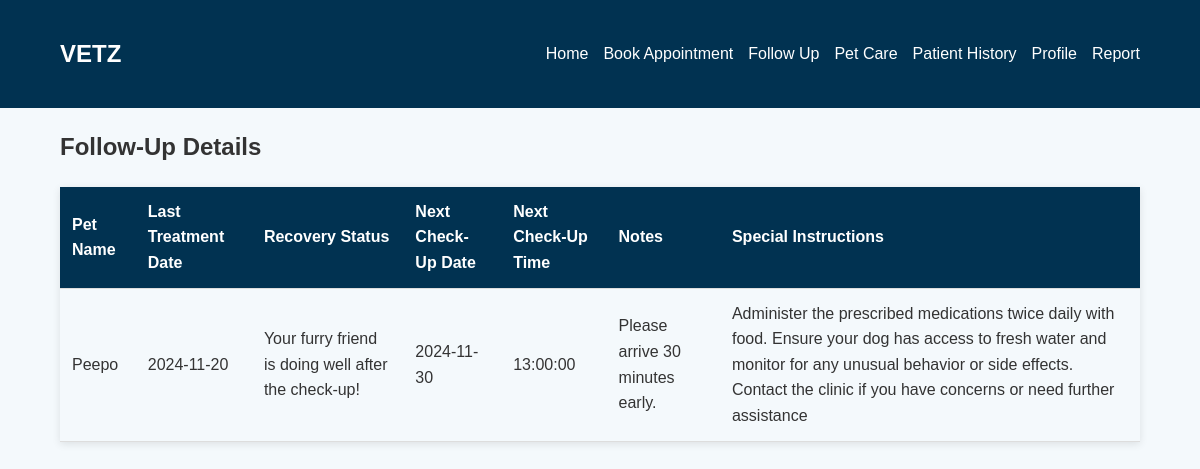
/follow-up.php (signed in), run on the app's committed database.
### tables this page shows
CREATE TABLE `FollowUp` (
  `FollowUpID` int NOT NULL,
  `PatientID` int DEFAULT NULL,
  `Notes` text,
  `LastTreatmentDate` date DEFAULT NULL,
  `RecoveryStatus` varchar(255) DEFAULT NULL,
  `NextCheckUpDate` date DEFAULT NULL,
  `NextCheckUpTime` time DEFAULT NULL,
  `SpecialInstructions` text
);

CREATE TABLE `Patient` (
  `PatientID` int NOT NULL,
  `petName` varchar(100) DEFAULT NULL,
  `Species` varchar(50) DEFAULT NULL,
  `Breed` varchar(50) DEFAULT NULL,
  `Age` int DEFAULT NULL,
  `VaccinationStatus` tinyint(1) DEFAULT NULL,
  `MedicalHistory` text,
  `UserID` int NOT NULL
);

### follow-up.php (the view, shortened to what this page needs)
<?php
include 'db_connect.php';
$userID = $_SESSION['UserID'];
$query = "
    SELECT
        f.FollowUpID,
        p.petName,
        f.LastTreatmentDate,
        f.RecoveryStatus,
        f.NextCheckUpDate,
        f.NextCheckUpTime,
        f.Notes,
        f.SpecialInstructions
    FROM FollowUp f
    INNER JOIN Patient p ON f.PatientID = p.PatientID
    WHERE p.UserID = ?";
$stmt = $conn->prepare($query);
$stmt->bind_param("i", $userID);
$stmt->execute();
$result = $stmt->get_result();
?>
<!DOCTYPE html>
<html lang="en">
<head>
    <link rel="stylesheet" href="styles1.css">
</head>
<body>
    <body>
        <header class="navbar">
            <div class="container">
                <h1 class="logo">VETZ</h1>
                <nav>
                    <ul class="nav-links">
                        <li><a href="index.html">Home</a></li>
                        <li><a href="book-appointment.html">Book Appointment</a></li>
                        <li><a href="follow-up.php">Follow Up</a></li>
                        <li><a href="pet_care.php">Pet Care</a></li>
                        <li><a href="patient-history.html">Patient History</a></li>
                        <li><a href="user.html">Profile</a></li>
                        <li><a href="user_report.php">Report</a></li>
                    </ul>
                </nav>
            </div>
        </header>
        <div class="container">
            <h2>Follow-Up Details</h2>
            <?php if ($result->num_rows > 0): ?>
                <table>
                    <thead>
                        <tr>
                            <th>Pet Name</th>
                            <th>Last Treatment Date</th>
                            <th>Recovery Status</th>
                            <th>Next Check-Up Date</th>
                            <th>Next Check-Up Time</th>
                            <th>Notes</th>
                            <th>Special Instructions</th>
                        </tr>
                    </thead>
                    <tbody>
                        <?php while ($row = $result->fetch_assoc()): ?>
                            <tr>
                                <td><?php echo htmlspecialchars($row['petName']); ?></td>
                                <td><?php echo htmlspecialchars($row['LastTreatmentDate']); ?></td>
                                <td><?php echo htmlspecialchars($row['RecoveryStatus']); ?></td>
                                <td><?php echo htmlspecialchars($row['NextCheckUpDate']); ?></td>
                                <td><?php echo htmlspecialchars($row['NextCheckUpTime']); ?></td>
                                <td><?php echo htmlspecialchars($row['Notes']); ?></td>
                                <td><?php echo htmlspecialchars($row['SpecialInstructions']); ?></td>
                            </tr>
                        <?php endwhile; ?>
                    </tbody>
                </table>
            <?php else: ?>
                <p class="no-data">No follow-up details available for your pets.</p>
            <?php endif; ?>
        </div>
    </body>
</html>

### styles1.css (style rules this page uses)
* { margin: 0; padding: 0; box-sizing: border-box; font-family: Arial, sans-serif; }
body { background-color: #f4f9fc; color: #333; line-height: 1.6; }
.container { width: 90%; max-width: 1200px; margin: 0 auto; padding: 20px 0; }
.navbar { background-color: #013251; padding: 15px 0; }
.navbar .container { display: flex; justify-content: space-between; align-items: center; }
.logo { color: #ffffff; font-size: 24px; font-weight: bold; }
.nav-links { list-style-type: none; display: flex; gap: 15px; }
.nav-links a { color: #ffffff; text-decoration: none; font-size: 16px; transition: color 0.3s ease; }

### follow-up.php (style rules this page uses)
table { width: 100%; border-collapse: collapse; margin-top: 20px; box-shadow: 0 2px 8px rgba(0, 0, 0, 0.1); }
table th, table td { padding: 12px; text-align: left; border-bottom: 1px solid #ddd; }
table th { background-color: #013251; color: white; }
table td { color: #333; }

### data on the page
followup: PatientID.petName "Peepo", LastTreatmentDate "2024-11-20", RecoveryStatus "Your furry friend is doing well after the check-up!", NextCheckUpDate "2024-11-30", NextCheckUpTime "13:00:00", Notes "Please arrive 30 minutes early.", SpecialInstructions "Administer the prescribed medications twice daily with food. Ensure your dog has access to fresh water and monitor for any unusual behavior or side effects. Contact the clinic if you have concerns or need further assistance"
